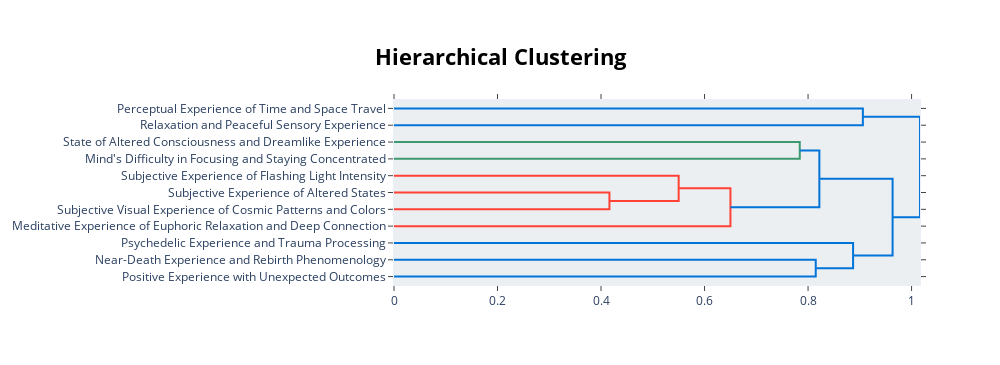

Source (notebook cell):
### Code cell
display(topic_model.visualize_hierarchy(custom_labels=True,color_threshold=.8))

### Figure 1 — Plotly figure (JSON) as saved in the notebook; plotly's stock layout.template omitted (floating-point values rounded to 4 significant figures)
{"data": [{"hoverinfo": "text", "marker": {"color": "rgb(0,116,217)"}, "mode": "lines", "type": "scatter", "x": [0.0, 0.9059, 0.9059, 0.0], "xaxis": "x", "y": [-5.0, -5.0, -15.0, -15.0], "yaxis": "y"}, {"hoverinfo": "text", "marker": {"color": "rgb(61,153,112)"}, "mode": "lines", "type": "scatter", "x": [0.0, 0.784, 0.784, 0.0], "xaxis": "x", "y": [-25.0, -25.0, -35.0, -35.0], "yaxis": "y"}, {"hoverinfo": "text", "marker": {"color": "rgb(255,65,54)"}, "mode": "lines", "type": "scatter", "x": [0.0, 0.4162, 0.4162, 0.0], "xaxis": "x", "y": [-55.0, -55.0, -65.0, -65.0], "yaxis": "y"}, {"hoverinfo": "text", "marker": {"color": "rgb(255,65,54)"}, "mode": "lines", "type": "scatter", "x": [0.0, 0.55, 0.55, 0.4162], "xaxis": "x", "y": [-45.0, -45.0, -60.0, -60.0], "yaxis": "y"}, {"hoverinfo": "text", "marker": {"color": "rgb(255,65,54)"}, "mode": "lines", "type": "scatter", "x": [0.55, 0.6501, 0.6501, 0.0], "xaxis": "x", "y": [-52.5, -52.5, -75.0, -75.0], "yaxis": "y"}, {"hoverinfo": "text", "marker": {"color": "rgb(0,116,217)"}, "mode": "lines", "type": "scatter", "x": [0.784, 0.8218, 0.8218, 0.6501], "xaxis": "x", "y": [-30.0, -30.0, -63.75, -63.75], "yaxis": "y"}, {"hoverinfo": "text", "marker": {"color": "rgb(0,116,217)"}, "mode": "lines", "type": "scatter", "x": [0.0, 0.8148, 0.8148, 0.0], "xaxis": "x", "y": [-95.0, -95.0, -105.0, -105.0], "yaxis": "y"}, {"hoverinfo": "text", "marker": {"color": "rgb(0,116,217)"}, "mode": "lines", "type": "scatter", "x": [0.0, 0.887, 0.887, 0.8148], "xaxis": "x", "y": [-85.0, -85.0, -100.0, -100.0], "yaxis": "y"}, {"hoverinfo": "text", "marker": {"color": "rgb(0,116,217)"}, "mode": "lines", "type": "scatter", "x": [0.8218, 0.9633, 0.9633, 0.887], "xaxis": "x", "y": [-46.88, -46.88, -92.5, -92.5], "yaxis": "y"}, {"hoverinfo": "text", "marker": {"color": "rgb(0,116,217)"}, "mode": "lines", "type": "scatter", "x": [0.9059, 1.016, 1.016, 0.9633], "xaxis": "x", "y": [-10.0, -10.0, -69.69, -69.69], "yaxis": "y"}], "layout": {"autosize": false, "height": 365, "hoverlabel": {"bgcolor": "white", "font": {"family": "Rockwell", "size": 16}}, "hovermode": "closest", "plot_bgcolor": "#ECEFF1", "showlegend": false, "title": {"font": {"color": "Black", "size": 22}, "text": "<b>Hierarchical Clustering</b>", "x": 0.5, "xanchor": "center", "yanchor": "top"}, "width": 1000, "xaxis": {"mirror": "allticks", "rangemode": "tozero", "showgrid": false, "showline": true, "showticklabels": true, "ticks": "outside", "type": "linear", "zeroline": false}, "yaxis": {"mirror": "allticks", "range": [-110, 0], "rangemode": "tozero", "showgrid": false, "showline": true, "showticklabels": true, "tickmode": "array", "ticks": "outside", "ticktext": ["Perceptual Experience of Time and Space Travel", "Relaxation and Peaceful Sensory Experience", "State of Altered Consciousness and Dreamlike Experience", "Mind's Difficulty in Focusing and Staying Concentrated", "Subjective Experience of Flashing Light Intensity", "Subjective Experience of Altered States", "Subjective Visual Experience of Cosmic Patterns and Colors", "Meditative Experience of Euphoric Relaxation and Deep Connection", "Psychedelic Experience and Trauma Processing", "Near-Death Experience and Rebirth Phenomenology", "Positive Experience with Unexpected Outcomes"], "tickvals": [-5, -15, -25, -35, -45, -55, -65, -75, -85, -95, -105], "type": "linear", "zeroline": false}}}
